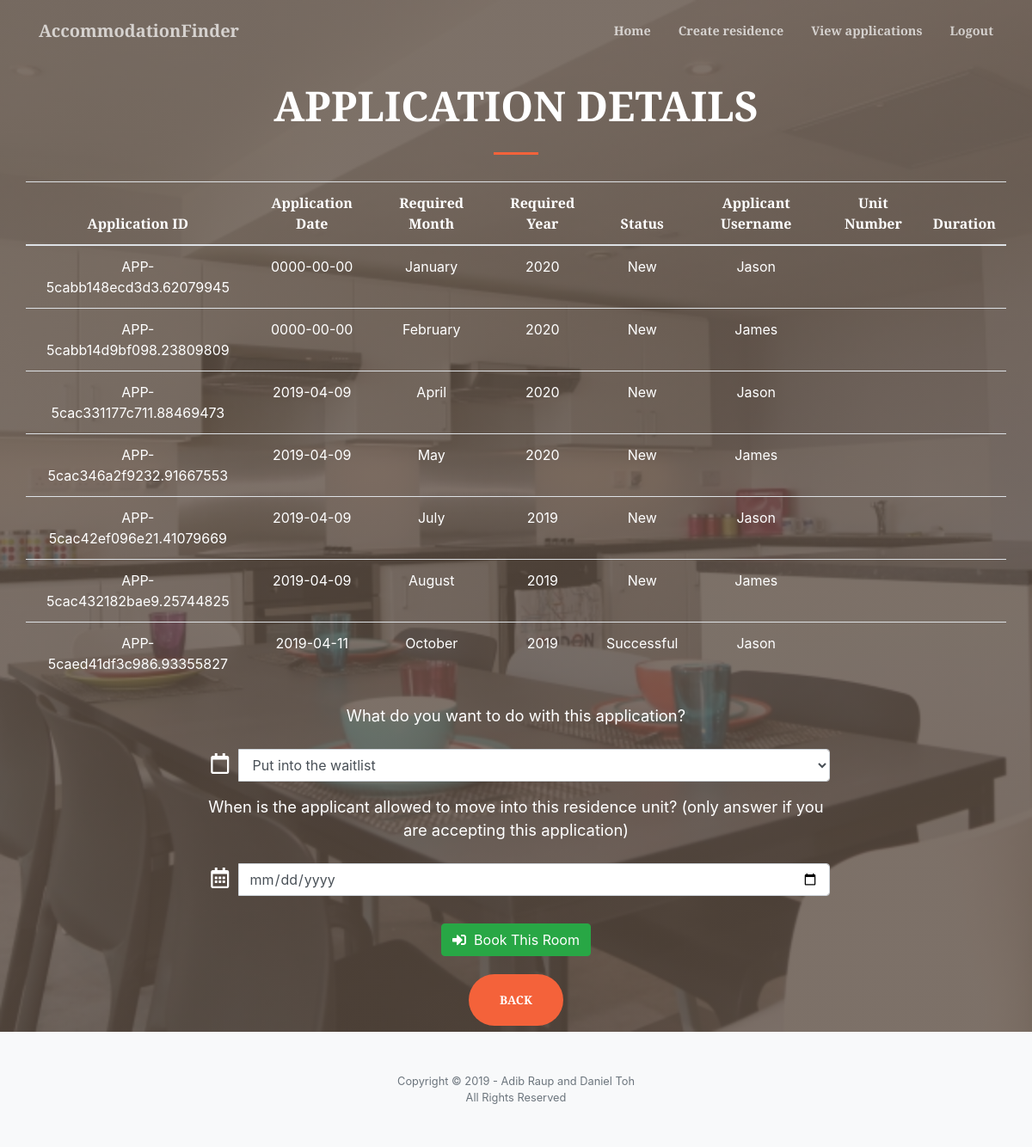
Page /applicationDetails.php on the earlier database version.
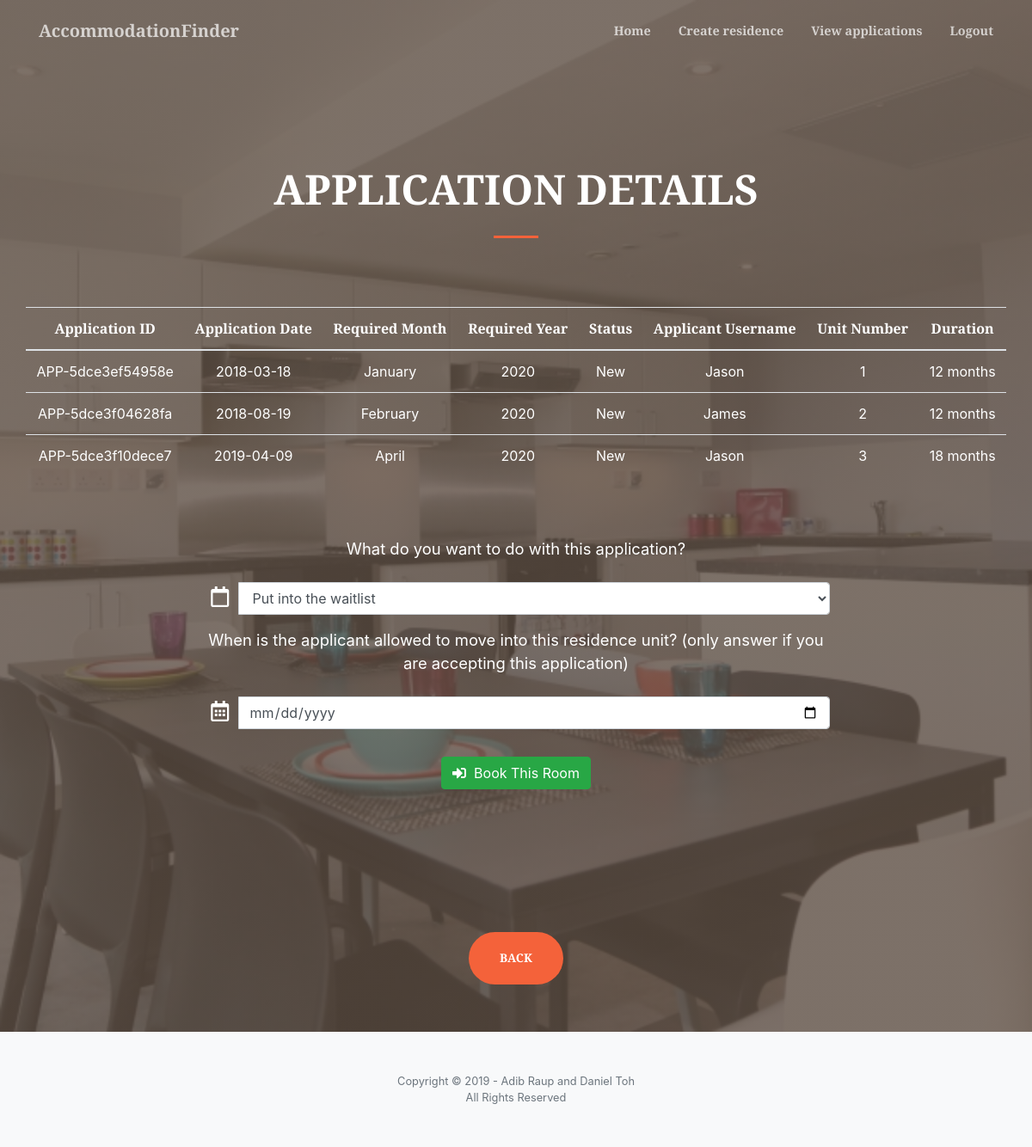
Same page on the later database version.
### tables this page shows
CREATE TABLE `application` (
  `applyID` varchar(20) NOT NULL,
  `applyDate` date NOT NULL,
  `reqMonth` char(10) NOT NULL,
  `reqYear` int(4) NOT NULL,
  `status` char(10) NOT NULL,
  `applyUName` varchar(30) NOT NULL,
  `resID` varchar(20) NOT NULL,
  `unitNo` int(10) NOT NULL,
  `duration` varchar(10) NOT NULL,
  PRIMARY KEY (`applyID`),
  FOREIGN KEY (`applyUName`) REFERENCES users(`username`),
  FOREIGN KEY (`resID`) REFERENCES residence(`resID`)
);

### applicationDetails.php (the view, shortened to what the changed rows need)
<!DOCTYPE html>
<html lang="en">
<head>
  <link href="vendor/fontawesome-free/css/all.min.css" rel="stylesheet" type="text/css">
  <link href="vendor/magnific-popup/magnific-popup.css" rel="stylesheet">
  <link href="css/creative4.5.min.css" rel="stylesheet">
</head>
<body id="page-top">
  <form action="createAllocationAction.php" method="POST">
  <header class="masthead">
    <div class="container h-100">
      <div class="row h-100 align-items-center justify-content-center text-center">
        <div class="col-lg-10 align-self-end">
          <h1 class="text-uppercase text-white font-weight-bold"><font size="7">Application Details</font></h1>
        </div>
          <table class="table table-hover">
            <thead>
              <tr>
                <th><font color="white">Application ID</font></th>
                <th><font color="white">Application Date</font></th>
                <th><font color="white">Required Month</font></th>
                <th><font color="white">Required Year</font></th>
                <th><font color="white">Status</font></th>
                <th><font color="white">Applicant Username</font></th>
                <th><font color="white">Unit Number</font></th>
                <th><font color="white">Duration</font></th>
              </tr>
            </thead>
            <tbody>
              <?php
                $servername = "localhost";
                $username = "root";
                $password = "";
                $conn = new mysqli($servername, $username, $password);
                $conn->select_db("accommodationfinder");
                $searchKeyword = "%".$_SESSION["resID"]."%";
                $lq = "SELECT * FROM application WHERE resID LIKE '$searchKeyword'";
                $res = $conn->query($lq);
                foreach($res as $opt){
              ?>
                <tr>
                  <td scope="row" class="applyID"><font color="white"><?php echo $opt['applyID']?></font></td>
                  <td class="applyDate"><font color="white"><?php echo $opt['applyDate']?></font></td>
                  <td class="reqMonth"><font color="white"><?php echo $opt['reqMonth']?></font></td>
                  <td class="reqYear"><font color="white"><?php echo $opt['reqYear']?></font></td>
                  <td class="status"><font color="white"><?php echo $opt['status']?></font></td>
                  <td class="uName"><font color="white"><?php echo $opt['applyUName']?></font></td>
                  <td class="unitNo"><font color="white"><?php echo $opt['unitNo']?></font></td>
                  <td class="duration"><font color="white"><?php echo $opt['duration']?></font></td>
                </tr>
              <?php }?>
            </tbody>
          </table>
      </div>
    </div>
  </header>
</form>
</body>
</html>

Differences in the rows shown:
removed application: applyID "APP-5cabb148ecd3d3.62079945", applyDate "0000-00-00", reqMonth "January", reqYear "2020", status "New", applyUName "Jason"
removed application: applyID "APP-5cabb14d9bf098.23809809", applyDate "0000-00-00", reqMonth "February", reqYear "2020", status "New", applyUName "James"
removed application: applyID "APP-5cac331177c711.88469473", applyDate "2019-04-09", reqMonth "April", reqYear "2020", status "New", applyUName "Jason"
removed application: applyID "APP-5cac346a2f9232.91667553", applyDate "2019-04-09", reqMonth "May", reqYear "2020", status "New", applyUName "James"
removed application: applyID "APP-5cac42ef096e21.41079669", applyDate "2019-04-09", reqMonth "July", reqYear "2019", status "New", applyUName "Jason"
removed application: applyID "APP-5cac432182bae9.25744825", applyDate "2019-04-09", reqMonth "August", reqYear "2019", status "New", applyUName "James"
removed application: applyID "APP-5caed41df3c986.93355827", applyDate "2019-04-11", reqMonth "October", reqYear "2019", status "Successful", applyUName "Jason"
added application: applyID "APP-5dce3ef54958e", applyDate "2018-03-18", reqMonth "January", reqYear "2020", status "New", applyUName "Jason", unitNo "1", duration "12 months"
added application: applyID "APP-5dce3f04628fa", applyDate "2018-08-19", reqMonth "February", reqYear "2020", status "New", applyUName "James", unitNo "2", duration "12 months"
added application: applyID "APP-5dce3f10dece7", applyDate "2019-04-09", reqMonth "April", reqYear "2020", status "New", applyUName "Jason", unitNo "3", duration "18 months"
